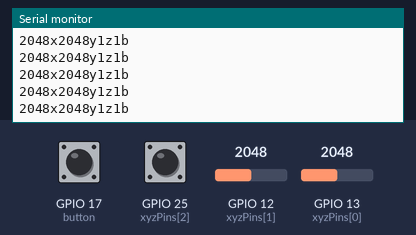
Simulated run of this sketch. Board: ESP32. Parts: the last lines printed to the serial monitor. Inputs (shaded band) come from the test bench; at power-on: GPIO 12 (xyzPins[1]) = 2048, GPIO 13 (xyzPins[0]) = 2048, GPIO 17 (button) HIGH, GPIO 25 (xyzPins[2]) HIGH.

Above: at 1.2 s.
1.3 s: GPIO 12 (xyzPins[1]) set to 2866
At 1.31 s:
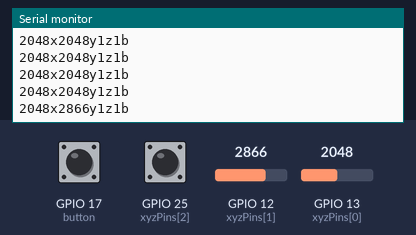
2.8 s: GPIO 13 (xyzPins[0]) set to 2866
At 2.81 s:
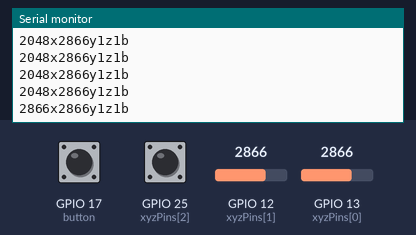
4.3 s: GPIO 17 (button) pulled LOW for 0.15 s
At 4.32 s:
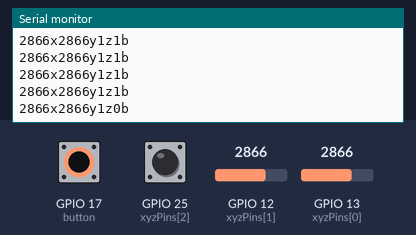
5.9 s: GPIO 25 (xyzPins[2]) pulled LOW for 0.15 s
At 5.93 s:
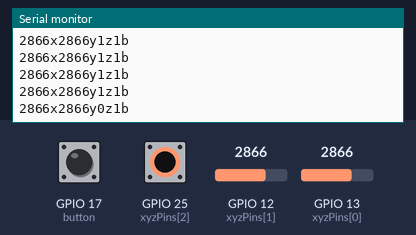
7.5 s: GPIO 12 (xyzPins[1]) set to 3603
At 7.53 s:
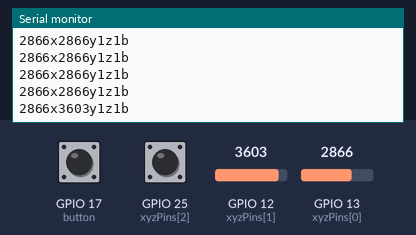
9.0 s: GPIO 17 (button) pulled LOW for 1 s
At 9.04 s:
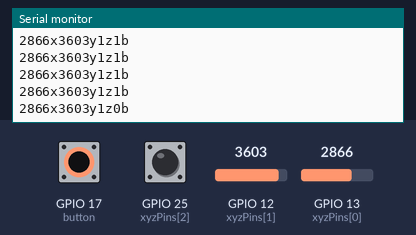
Timing chart, 0 to 12.0 s (numbered marks = the images above; inputs shaded):
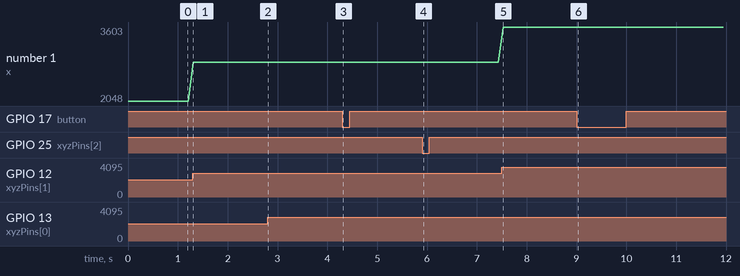

The sketch:

interactive.ino
```cpp
// Wiring Arduino Code

int xyzPins[] = {13, 12, 25};   //x,y,z pins
void setup() {
  Serial.begin(9600);
  pinMode(xyzPins[2], INPUT_PULLUP);  //z axis is a button.
  pinMode(17, INPUT_PULLUP);  //button
}

void loop() {
  int xVal = analogRead(xyzPins[0]);
  int yVal = analogRead(xyzPins[1]);
  int zVal = digitalRead(xyzPins[2]);
  int buttonVal = digitalRead(17);
  Serial.print(xVal);
  Serial.print("x");
  Serial.print(yVal);
  Serial.print("y");
  Serial.print(zVal);
  Serial.print("z");
  Serial.print(buttonVal);
  Serial.print("b");
  Serial.print('\n');

  delay(100);
}
```

Measured:
- after the input at 1.3 s, the serial monitor: prints a new line at once (image 1)
- after the input at 2.8 s, the serial monitor: prints a new line at once (image 2)
- after the input at 4.3 s, the serial monitor: prints a new line at once (image 3)
- after the input at 5.9 s, the serial monitor: prints a new line at once (image 4)
- after the input at 7.5 s, the serial monitor: prints a new line at once (image 5)
- after the input at 9.0 s, the serial monitor: prints a new line at once (image 6)
- plotted number 1: 2048 → 2866 after the input at 1.3 s, 2866 → 3603 after the input at 7.5 s
